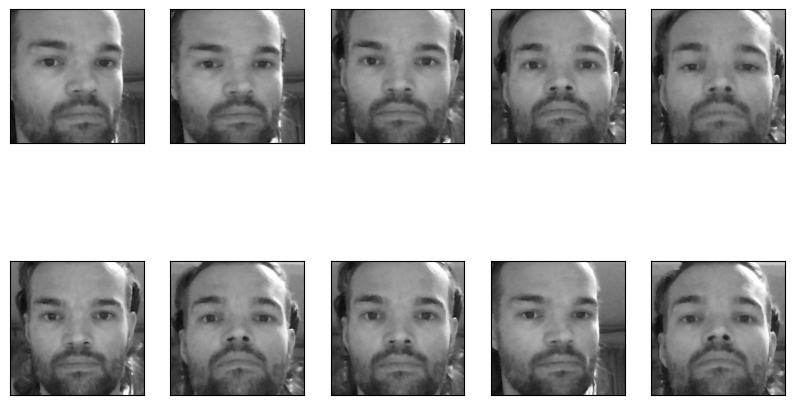
#> input picture mug_shot_samples.png, 795 x 405 px, given in place of the camera
$ jupyter execute --allow-errors FacialRecognition.ipynb   (shell and % lines are left out)   (text cells are left out)
#> lines starting #> are read from the running program, lines starting #| are printed output that depends on the picture
[cell 1]
import datetime
import math
import os
import random
import re
import sys
import time
from typing import Any, Dict, List, Tuple, Union

import cv2
import imageio
import imutils
import matplotlib.pyplot as plt
import numpy as np
from imutils.video import VideoStream

[cell 2]
# The Haar cascade file
CASCADE_PATH = os.path.join(os.getcwd(), "haarcascade_frontalface_default.xml")
CASCADE_URL = "https://raw.githubusercontent.com/kipr/opencv/master/data/haarcascades/haarcascade_frontalface_default.xml"
if not os.path.exists(CASCADE_PATH):
    !wget {CASCADE_URL}

# Trained face data
FACE_DATA = os.path.join(os.getcwd(), "face_data.yml")

# Location for user images
SAVE_PATH = os.path.join(os.getcwd(), "user_pics")

# Filename format for user images
PIC_FILE_TEMPLATE = "user_{0}_pic_{1}.jpg"
PIC_FILE_RE = PIC_FILE_TEMPLATE.format("(\d+)", "\d+")

# Location of target images for gridsearch
GRIDSEARCH_IMAGES = os.path.join(os.getcwd(), "gridsearch_images")

# Folder for narrative images
DEMO_IMAGES = os.path.join(os.getcwd(), "demo_images")

[cell 3]
# [53 lines left out: functions get_next_user_id, save_user_images, save_gif, not called in this run]

[cell 4]
# How many mug shots to take
MAX_SHOTS = 10

# Random value in [0, 1) must be greater than this to capture mug shot
CAPTURE_THRESHOLD = 0.9

# How big to resize the frame
FRAME_WIDTH = 600

# To colour the frame around the face
USER_COLOURS = [(255, 128, 255), (255, 255, 0)]

# The capture loop acts differently depending on the mode
MODE_WAITING = 0
MODE_LEFT_RIGHT = 1
MODE_UP_DOWN = 2
MODE_AUTHENTICATING = 3

# These are used to instruct the user when registering
MESSAGES = ["Press S when ready to begin",
            "Move your head left and right",
            "Move your head up and down",
            ""]

def add_text(frame: np.ndarray,
             message: str) -> None:
    """
    Add the message at bottom centre of the frame
    """

    # Text Options
    font = cv2.FONT_HERSHEY_SIMPLEX
    scale = 1
    thickness = 2
    colour = (255, 255, 255)

    # Find the bottom centre of the frame
    text_size = cv2.getTextSize(message, font, scale, thickness)[0]
    x_pos = int((frame.shape[1] - text_size[0]) / 2)
    y_pos = frame.shape[0] - 20

    # Add the text
    cv2.putText(frame, message, (x_pos, y_pos), font, scale, colour, thickness)


def capture_frame(stream: VideoStream,
                  cascade: cv2.CascadeClassifier) -> (np.ndarray, np.ndarray, Tuple[np.ndarray]):
    """
    Get the next frame from the stream, mirror it, resize it, and convert it to greyscale
    Find the faces in the frame
    Return frame, grayscale version, and bounding boxes of faces
    """

    frame = cv2.flip(stream.read(), 1)
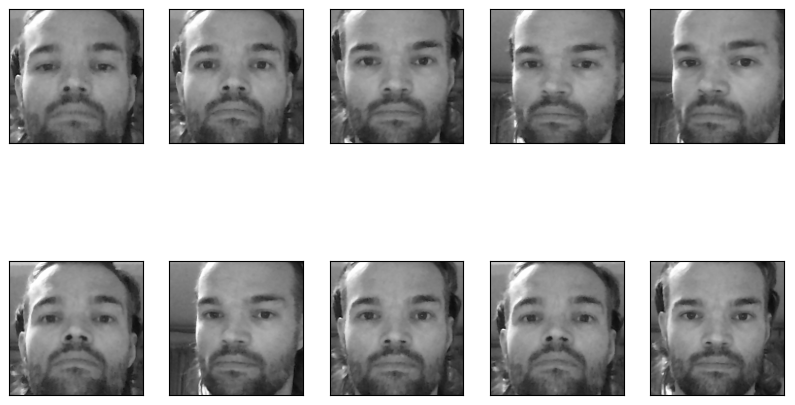
#> frame: shape (405, 795, 3); min 0, max 255, mean 173.3
    frame = imutils.resize(frame, width=FRAME_WIDTH)
#> frame: shape (305, 600, 3)
    gray_frame = cv2.cvtColor(frame, cv2.COLOR_BGR2GRAY)

    faces = cascade.detectMultiScale(
        gray_frame,
        scaleFactor=1.2,
        minNeighbors=5,
        minSize=(100, 100)
    )
#> faces = [[248, 195, 103, 103]]

    return frame, gray_frame, faces


# [19 lines left out: function get_mug_shot, not called in this run]


def main(current_mode: int,
         recognizer: cv2.face.LBPHFaceRecognizer = None) -> None:
    """
    MODE_WAITING:                  Detect faces and draw bounding boxes
    MODE_UP_DOWN|MODE_LEFT_RIGHT:  Sample mug shots if single face detected
    MODE_AUTHENTICATING:           Detect faces and predict label/confidence
    """

    # Initialise the webcam
    stream = VideoStream(src=0, framerate=30).start()

    # Initialise the classifier for detecting faces
    cascade = cv2.CascadeClassifier(CASCADE_PATH)

    # Set the frame title by mode
    # Initialise a list for the mug shots
    if current_mode == MODE_WAITING:
        mug_shots = []
        frame_title = "Register New User"
    elif current_mode == MODE_AUTHENTICATING:
        frame_title = "Authenticate User"

    # Keep a list of frames for a gif
    all_frames = []

    # Whether to save frames to produce a gif
    recording = red_circle = False

    while True:
        # Capture the frame, a gray scale version, and anhy faces in it
        frame, gray_frame, faces = capture_frame(stream, cascade)
#> faces = [[248, 195, 103, 103]]

        # Waiting to begin capturing new user images; put a bounding box around all faces
        if current_mode == MODE_WAITING:
            for (x_pos, y_pos, width, height) in faces:
                frame = cv2.rectangle(frame, (x_pos, y_pos), (x_pos + width, y_pos + height), (255, 255, 255), 2)
#> this loop made 1 pass

        # In capture mode (LEFT_RIGHT|UP_DOWN) and only 1 face
        elif current_mode <= MODE_UP_DOWN and len(faces) == 1:
            # Add the mug shot (if one is captured) to the list; check for switching to next mode/finishing
            mug_shot = get_mug_shot(frame, gray_frame, faces[0])
            if mug_shot is not None:
                mug_shots.append(mug_shot)
                if len(mug_shots) == int(MAX_SHOTS / 2):
                    current_mode = MODE_UP_DOWN
                elif len(mug_shots) == MAX_SHOTS:
                    save_user_images(mug_shots)
                    break

        # Trying to recognize known users
        elif current_mode == MODE_AUTHENTICATING:
            for (x_pos, y_pos, width, height) in faces:
                # Predict a label and confidence for each face detected
                label, confidence = recognizer.predict(gray_frame[y_pos:y_pos + height, x_pos:x_pos + width])

                colour = USER_COLOURS[label - 1]

                # Draw a rectangle around this face with the predicted label/unknown and confidence
                frame = cv2.rectangle(frame, (x_pos, y_pos), (x_pos + width, y_pos + height), colour, 2)
                cv2.putText(frame,
                            f"User {label} ({confidence})",
                            (x_pos + 5, y_pos + height + 20),
                            cv2.FONT_HERSHEY_SIMPLEX, 0.7, colour, 2)

        # Add appropriate message to the frame
        add_text(frame, MESSAGES[current_mode])
#> in add_text, `cv2.putText(frame, message, (x_pos, y_pos), font, scale, colour, thick..`:
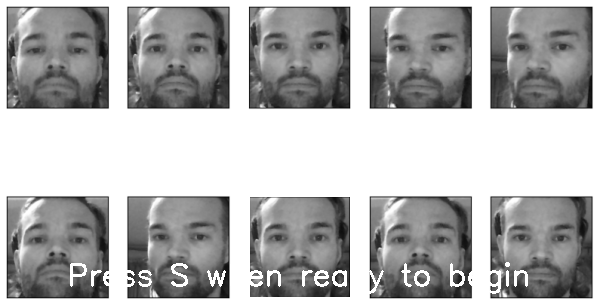
#> frame: shape (305, 600, 3); min 6, max 255, mean 175.8

        # If recording is True, add a blinking red circle to the top right and keep the frame
        if recording:
            # Blinking red circle
            if len(all_frames) % 30 == 0:
                red_circle = not red_circle
            if red_circle:
                all_frames.append(np.copy(frame))  # Save a copy without the red circle
                cv2.circle(frame, (FRAME_WIDTH - 20, 20), 10, (0, 0, 255), -1)
            else:
                all_frames.append(frame)

        # Display the frame
        cv2.imshow(frame_title, frame)

        # Check for a key press
        key = cv2.waitKey(1) & 0xFF
#> (key q is pressed here)

        # User is ready and presses 's'
        if current_mode == MODE_WAITING and key == ord("s"):
            current_mode = MODE_LEFT_RIGHT

        # Save a screen grab of the frame named for the current time
        elif key == ord("p"):
            name = f"{datetime.datetime.now().time().strftime('%H_%M_%S')}.jpg"
            cv2.imwrite(os.path.join(os.getcwd(), name), frame)

        # Start/stop recording
        elif key == ord("r"):
            recording = not recording
            red_circle = recording

        # Quit
        elif key == ord("q"):
            break

    # Tidy up CV2 and the VideoStream
    cv2.destroyAllWindows()
    stream.stop()

    # If frames have been recorded, save them as a gif
    if len(all_frames) > 0:
        gif_path = os.path.join(os.getcwd(), "recording.gif")
        save_gif(all_frames, gif_path)


def register_user() -> None:
    """
    Convenience wrapper for adding a user
    """
    main(MODE_WAITING)


# [5 lines left out: function authenticate_user, not called in this run]
